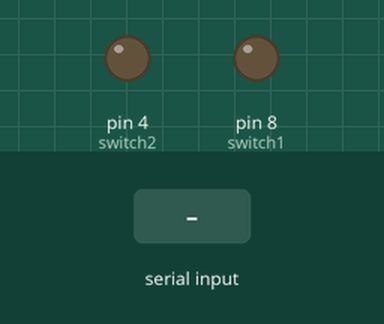
Simulated run of this sketch. Board: Arduino Uno, built with avr-gcc and run on an emulated ATmega328P. Parts: output pins drawn as LEDs (lit = HIGH). Inputs (shaded band) come from the test bench. What the sketch prints to the serial monitor is not drawn.

Above: at 1.2 s.
1.3 s: "a" received over Serial
At 2.5 s:
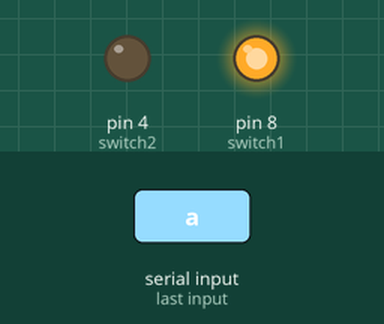
2.8 s: "d" received over Serial
At 3.9 s:
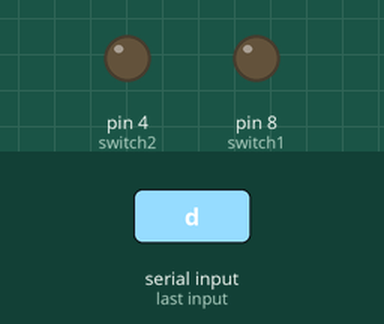
Timing chart, 0 to 5.8 s (numbered marks = the images above; inputs shaded):
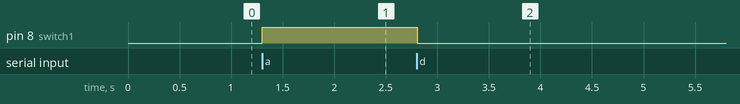

The sketch:

projet_bluetooph.ino
```cpp
int switch1=8;
int switch2=4;

int received=0;
int switch1_state=0;
int switch2_state=0;
    void setup()
    {
      Serial.begin(9600);
      pinMode(switch1, OUTPUT);
      pinMode(switch2, OUTPUT);

    }

    void loop() {
      if (Serial.available() >0);
      {
        char data = Serial.read();
        switch (data)
        {
           case'a': digitalWrite(8, HIGH); break;
           case'd': digitalWrite(8, LOW);break;
           default:break;
              }
            Serial.println(data);

                }
           delay(50);
        }
```

Measured:
- after the input at 1.3 s, pin 8 (switch1): LOW → HIGH at once
- after the input at 2.8 s, pin 8 (switch1): HIGH → LOW at once
